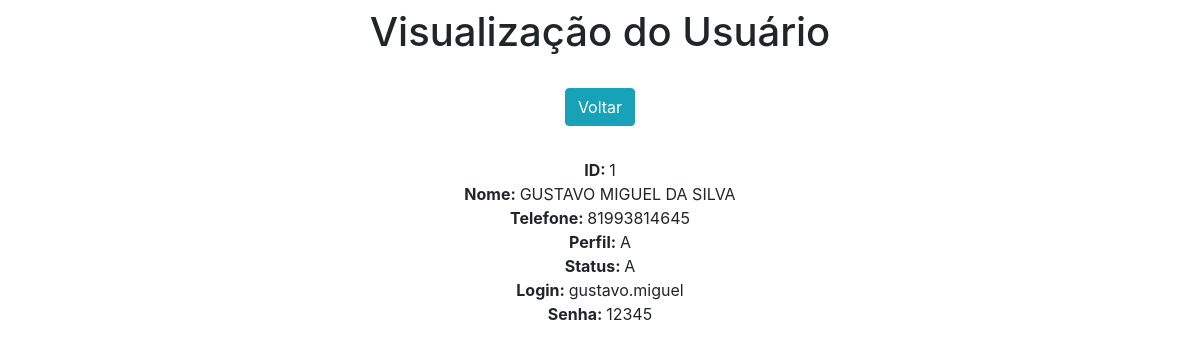
The app's page /usuariosView/1/ with its own data.
### app/models.py (models this page shows)
class Usuarios(models.Model):
    id = models.AutoField(primary_key=True)
    nome = models.CharField(max_length=30)
    telefone = models.CharField(max_length=17)
    perfil = models.CharField(max_length=1)
    status = models.CharField(max_length=1)
    login = models.CharField(max_length=30)
    senha = models.CharField(max_length=30)

### app/views.py (the view)
# urls.py: path('usuariosView/<int:pk>/', usuariosView, name='usuariosView'),
def usuariosView(resquest, pk):
    data = {}
    data['db'] = Usuarios.objects.get(pk=pk)
    return render(resquest, 'usuariosView.html', data)

### app/templates/usuariosView.html (shortened to what this page needs)
<!DOCTYPE html>
<html lang="pt-br">
<head>
    <link rel="stylesheet" href="https://stackpath.bootstrapcdn.com/bootstrap/4.4.1/css/bootstrap.min.css"
>
</head>
<body>
<div class="col-8 m-auto pt-2 pb-2 text-center">
    <h1>Visualização do Usuário</h1>
</div>
<div class="col-8 m-auto pt-3 pb-2 text-center">
    <a href="/usuarios" class="btn btn-info">Voltar</a>
</div>
<div class="col-8 m-auto pt-4 pb-2 text-center">
    <strong>ID: </strong>{{db.id}}<br>
    <strong>Nome: </strong>{{db.nome}}<br>
    <strong>Telefone: </strong>{{db.telefone}}<br>
    <strong>Perfil: </strong>{{db.perfil}}<br>
    <strong>Status: </strong>{{db.status}}<br>
    <strong>Login: </strong>{{db.login}}<br>
    <strong>Senha: </strong>{{db.senha}}<br>
</div>
</body>
</html>

### records on screen
Usuarios: id "1", nome "GUSTAVO MIGUEL DA SILVA", telefone "81993814645", perfil "A", status "A", login "gustavo.miguel", senha "12345"
